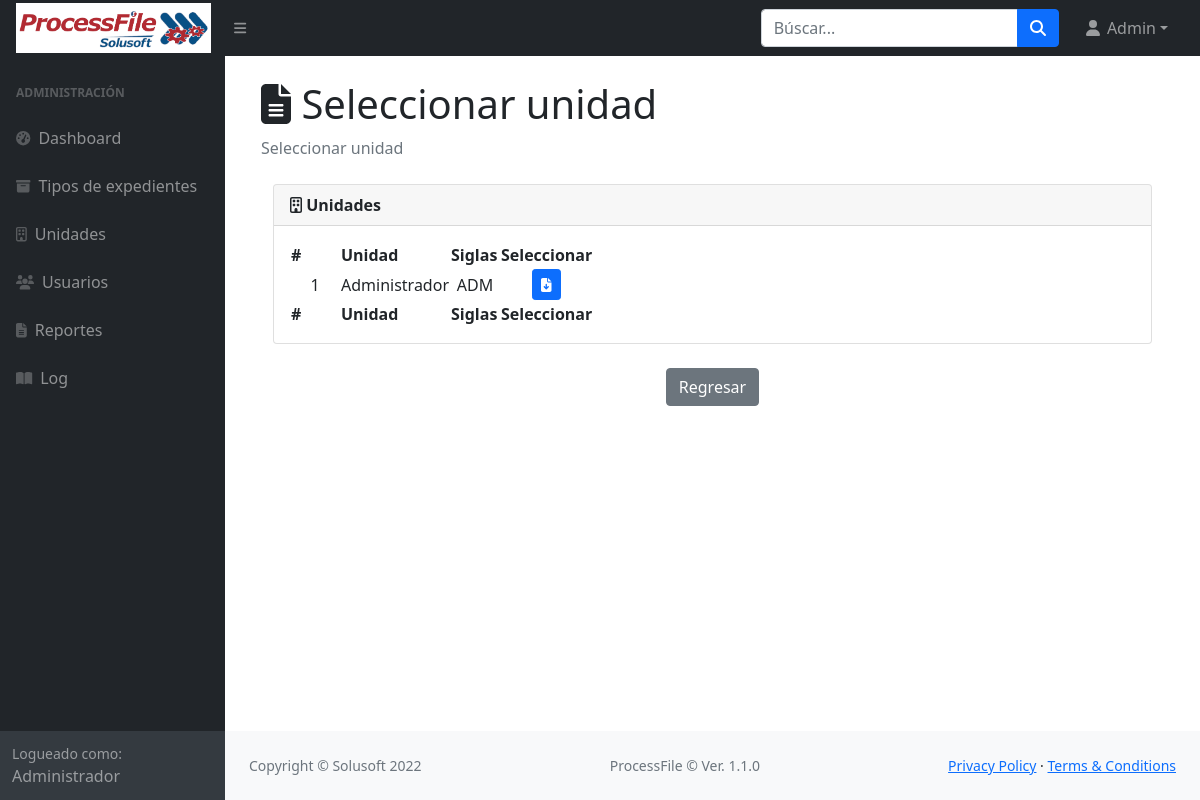
The page /rep_unidades/ (signed in) on the database as committed earlier.
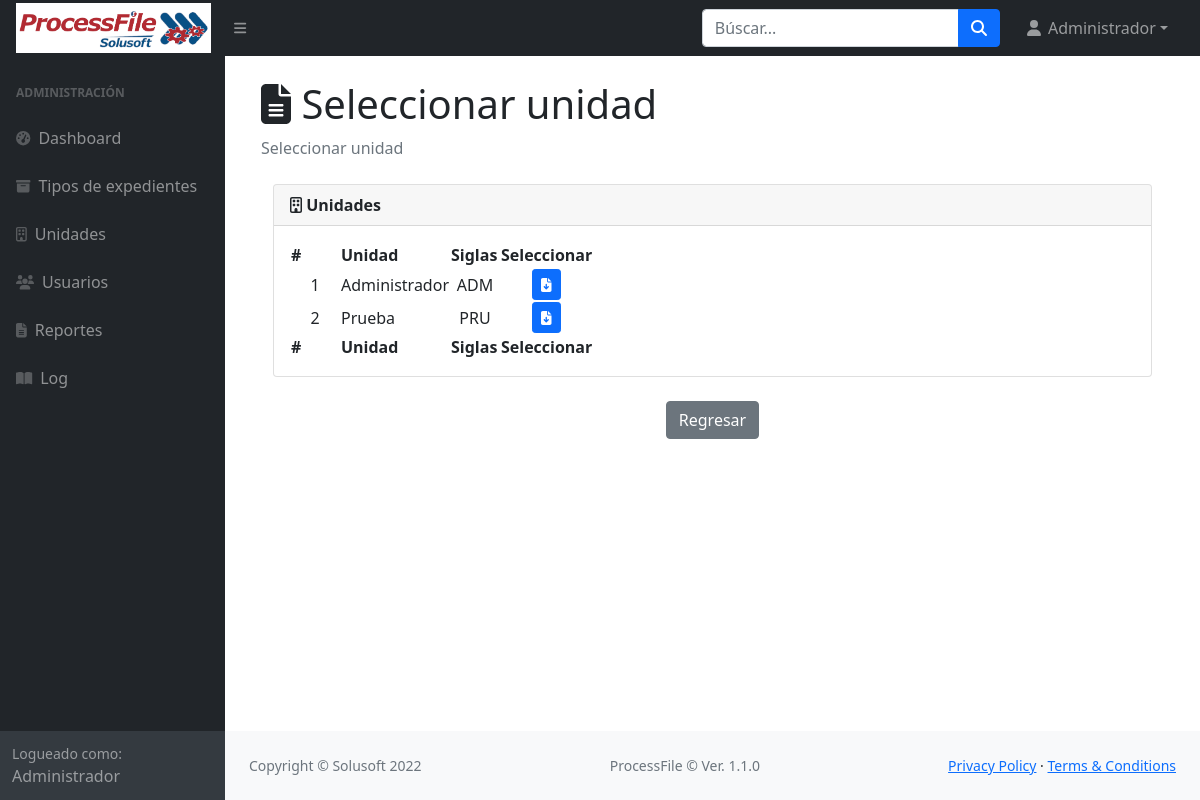
The same page on the database as committed later.
### usuarios/models.py (models this page shows)
class PerfilUser(User):
    amaterno=models.CharField(u'Materno', max_length=25)
    telefono=models.CharField(u'Teléfono', max_length=25)
    extension=models.CharField(u'Extensión', max_length=25)
    rol = models.ForeignKey(Rol, related_name='Rol', blank=False, null=True, on_delete=models.CASCADE)
    jefe_inmediato = models.ForeignKey(User, related_name='Jefe_inmediato', blank=True, null=True, on_delete=models.CASCADE)
    unidad_user = models.ForeignKey(Unidad, related_name='Unidad_user', blank=False, null=True, on_delete=models.CASCADE)
    transferido = models.BooleanField(verbose_name=('Transferido'), default=False)
    deputy = models.BooleanField(verbose_name=('Deputy'), default=False)
    es_deputy = models.BooleanField(verbose_name=('Es_deputy'), default=False)
    usuario_deputy = models.ForeignKey(User, related_name='user_deputy', blank=True, null=True, on_delete=models.CASCADE)

### unidad/models.py (models this page shows, shortened)
class Unidad(models.Model):
    nombre = models.CharField(u'Nombre', max_length=245)
    siglas = models.CharField(u'Siglas', max_length=3, default='')
    descripcion = models.CharField(u'Descripción', max_length=245, null=True)
    jefe_unidad = models.ForeignKey(User, related_name='Jefe_unidad', blank=True, null=True, on_delete=models.CASCADE)
    activo = models.BooleanField(verbose_name=('Activo'), default=True)
    class Meta:
        unique_together = ('nombre', 'siglas',)

### rol/models.py (models this page shows, shortened)
class Rol(models.Model):
    nombre = models.CharField(u'Nombre', max_length=245)
    descripcion = models.CharField(u'Descripción', max_length=245, null=True)

### inicio/views.py (the view)
# urls.py: path('rep_unidades/', RepUnidades, name = "rep_unidades"),
def RepUnidades(request):
    user_log = PerfilUser.objects.get(pk=request.user.pk)
    unidades = Unidad.objects.all()
    return render(request, 'rep_unidades.html',{'user_log': user_log, 'unidades': unidades, 'mensaje':'Seleccionar unidad'})

### inicio/templates/rep_unidades.html (shortened to what this page needs)
{% extends "new_plant.html" %}
{% block css %}
<link rel="stylesheet" href="http://cdn.datatables.net/1.11.5/css/jquery.dataTables.min.css">
{% endblock css %}
{% block content %}
	<div class="container">
		<h1 class="mt-4"><i class="fas fa-file-alt"></i> {{mensaje}}</h1>
        <ol class="breadcrumb mb-4">
            <li class="breadcrumb-item active">{{mensaje}}</li>
        </ol>
		<section class="main container">
			<div class="row">
				<section class="posts col-md-12">
					<article class="post clearfix">
						<div class="card mb-4">
                            <div class="card-header">
                                <i class="far fa-building"></i>
								<strong>
                                	Unidades
								</strong>
                            </div>
                            <div class="card-body">
                                <table id="datatablesSimple">
                                    <thead>
                                        <tr>
											<th>#</th>
											<th>Unidad</th>
											<th>Siglas</th>
											<th>Seleccionar</th>
                                        </tr>
                                    </thead>
                                    <tfoot>
                                        <tr>
                                            <th>#</th>
											<th>Unidad</th>
											<th>Siglas</th>
											<th>Seleccionar</th>
                                        </tr>
                                    </tfoot>
                                    <tbody>
										{% for unidad in unidades %}
											<tr>
												<td align="center" width="50">{{forloop.counter}}</td>
												<td>{{unidad.nombre}}</td>
												<td align="center" width="50">
													{{unidad.siglas}}
												</td>
												<td width="90" align="center">
													{% if unidad.activo == True %}
														<a href = "{% url "reporte_unidad" pk=unidad.id %}" type="button" class="btn btn-primary btn-sm" title="Generar"><i class="fas fa-file-download"></i></a>
													{% endif %}
												</td>
											</tr>
										{% endfor %}
                                    </tbody>
                                </table>
                            </div>
                        </div>
					</article>
				</section>
			</div>
		</section>
		<p align="center">
			<a href = "/reportes_menu" type="button" class="btn btn-secondary">Regresar</a>
		</p>
	</div>
{% endblock %}

### unidad/templates/new_plant.html (shortened to what the changed rows need)
{% load static %}
<!DOCTYPE html>
<html lang="en">
    <head>
        <link href="https://cdn.jsdelivr.net/npm/simple-datatables@latest/dist/style.css" rel="stylesheet" />
        <link rel="stylesheet" type="text/css" href="{% static 'css/styles.css' %}">
        {% block css %}
	    {% endblock %}
    </head>
    <body class="sb-nav-fixed">
        <nav class="sb-topnav navbar navbar-expand navbar-dark bg-dark">
            <ul class="navbar-nav ms-auto ms-md-0 me-3 me-lg-4">
                <li class="nav-item dropdown">
                    <a class="nav-link dropdown-toggle" id="navbarDropdown" href="#" role="button" data-bs-toggle="dropdown" aria-expanded="false"><i class="fas fa-user fa-fw"></i> {{user_log.first_name}} {{user_log.lastname}} {{user_log.amaterno}}</a>
                </li>
            </ul>
        </nav>
        <div id="layoutSidenav">
            <div id="layoutSidenav_nav">
                <nav class="sb-sidenav accordion sb-sidenav-dark" id="sidenavAccordion">
                    <div class="sb-sidenav-menu">
                        <div class="nav">
                        </div>
                    </div>
                    <div class="sb-sidenav-footer">
                        <div class="small">Logueado como:</div>
                        {{ user_log.rol.nombre }}
                    </div>
                </nav>
            </div>
            <div id="layoutSidenav_content">
                <main>
                    <div class="container-fluid px-4">
                        {% block content %}
                        {% endblock %}
                    </div>
                </main>
            </div>
        </div>
    </body>
</html>

Rows that differ between the two databases and show on the page:
changed PerfilUser "Administrador": amaterno "Admin" → "Administrador"
added Unidad: nombre "Prueba", siglas "PRU", activo True (drawn)
